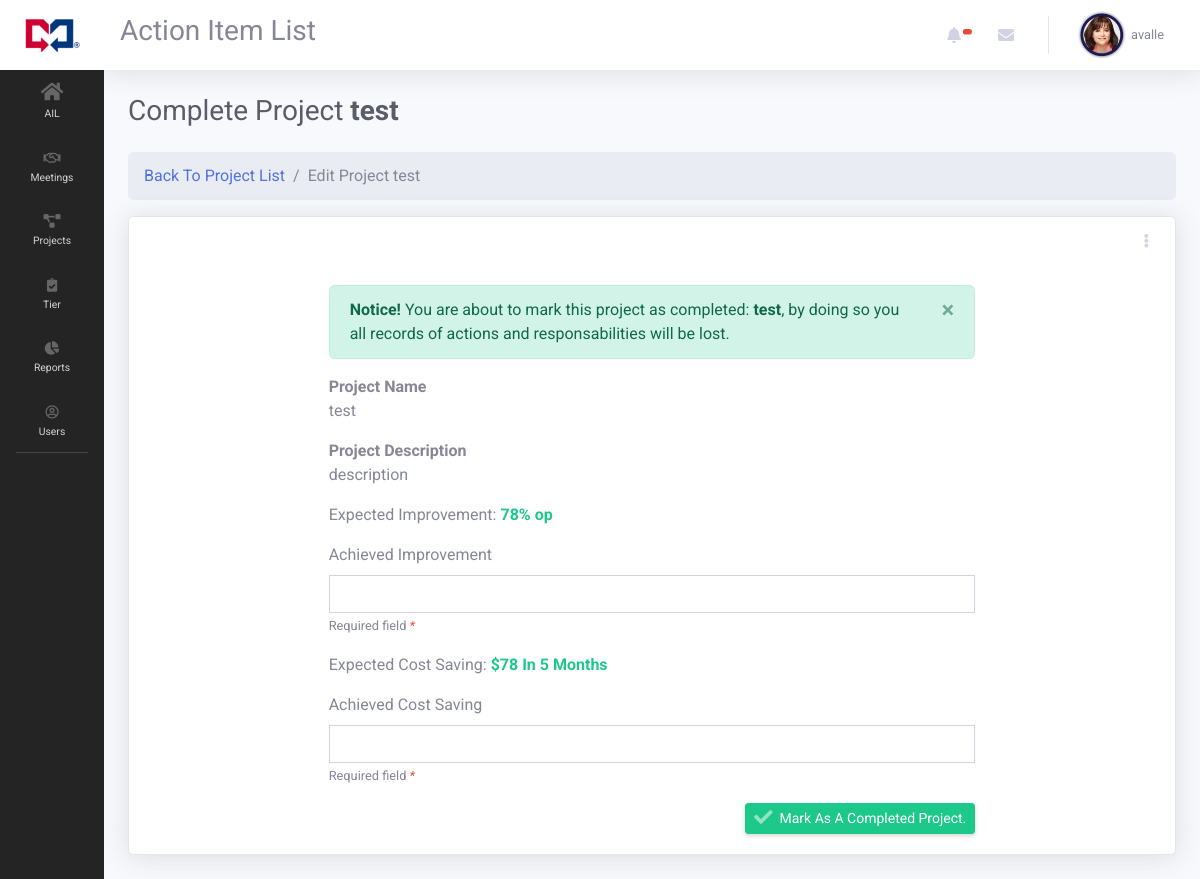
The app's page /index.php?page=project_complete&project_id=30 (signed in) with its own data.
### tables this page shows
CREATE TABLE `projects` (
  `project_id` int(11) NOT NULL,
  `lean` int(1) NOT NULL DEFAULT 0,
  `project_name` varchar(255) NOT NULL,
  `project_description` text NOT NULL,
  `project_department` int(11) NOT NULL,
  `project_owner` int(11) NOT NULL,
  `project_support` int(11) NOT NULL,
  `project_start_date` date NOT NULL,
  `project_promise_date` date NOT NULL,
  `project_end_date` date NOT NULL,
  `project_status` int(1) NOT NULL COMMENT '0 cancelled\r\n1 complete\r\n2 suspended',
  `project_active` int(1) NOT NULL DEFAULT 1,
  `project_complete` int(1) NOT NULL,
  `project_priority` int(2) NOT NULL DEFAULT 0,
  `project_type` varchar(255) NOT NULL,
  `improvement_oportunity` varchar(255) NOT NULL,
  `key_indicator_id` int(11) NOT NULL,
  `expected_improvement` float NOT NULL,
  `achieved_improvement` float NOT NULL,
  `expected_cost_saving` float NOT NULL,
  `achieved_cost_saving` float NOT NULL,
  `roi` float NOT NULL
);

### views/pages/projects/project_complete.php (the view, shortened to what this page needs)
<?php
$stmt = $connection->prepare("SELECT * FROM projects LEFT JOIN key_indicator ON projects.key_indicator_id = key_indicator.key_id WHERE project_id = ?");
$stmt->bind_param("i", $_GET['project_id']);
$stmt->execute();
$result = $stmt->get_result();
$row_data = $result->fetch_array();
?>
<h1 class="h3 mb-4 text-gray-800">Complete Project <b><?php echo $row_data['project_name']; ?></b></h1>
<nav aria-label="breadcrumb">
  <ol class="breadcrumb">
    <li class="breadcrumb-item"><a href="index.php?page=project_list">Back To Project List</a></li>
    <li class="breadcrumb-item active" aria-current="page">Edit Project <?php echo $row_data['project_name']; ?></li>
  </ol>
</nav>
<form method="POST" id="form-user" autocomplete="off" enctype="multipart/form-data">
<div class="row">
    <div class="col-lg-12 ">
        <div class="card shadow mb-4">
            <div class="card-header py-3 d-flex flex-row align-items-center justify-content-between">
                <div class="dropdown no-arrow">
                <a class="dropdown-toggle" href="#" role="button" id="dropdownMenuLink" data-toggle="dropdown" aria-haspopup="true" aria-expanded="false">
                    <i class="fas fa-ellipsis-v fa-sm fa-fw text-gray-400"></i>
                </a>
                </div>
            </div>
            <div id="profile-data" class="card-body">
                <div class="col-lg-8 offset-lg-2">
                <div class="alert alert-success alert-dismissible fade show" role="alert">
                    <strong>Notice!</strong> You are about to mark this project as completed: <b><?php echo $row_data['project_name'] ?></b>, by doing so you all records of actions and responsabilities will be lost.
                    <button type="button" class="close" data-dismiss="alert" aria-label="Close">
                        <span aria-hidden="true">&times;</span>
                    </button>
                </div>
                    <div class="form-group">
                        <b>Project Name</b><br>
                        <?php echo $row_data['project_name'] ?>
                    </div>
                    <div class="form-group">
                        <b>Project Description</b><br>
                        <?php echo $row_data['project_description'] ?>
                    </div>
                    <div class="form-group">
                        Expected Improvement: <b class="text-success"><?php echo $row_data['expected_improvement']; ?>% <?php echo $row_data['improvement_oportunity']; ?></b><br>
                    </div>
                    <div class="form-group">
                        <label>Achieved Improvement</label>
                        <input type="number"   class="form-control" name="achieved_improvement" />
                        <small>Required field <i class="text-danger">*</i></small>
                    </div>
                    <div class="form-group">
                        Expected Cost Saving: <b class="text-success">$<?php echo $row_data['expected_cost_saving']; ?> In <?php echo $row_data['roi']; ?> Months</b><br>
                    </div>
                    <div class="form-group">
                        <label>Achieved Cost Saving</label>
                        <input type="number"   class="form-control" name="achieved_cost_saving" />
                        <small>Required field <i class="text-danger">*</i></small>
                    </div>
                    <div class="form-group right">
                        <button style="float: right;" id="edit_profile1" name="complete_project" type="submit" class="d-none d-sm-inline-block btn btn-sm btn-success shadow-sm ">
                            <i class="fas fa-check fa-lg text-white-50"></i>&nbsp;&nbsp;Mark As A Completed Project.
                        </button>
                    </div>
                </div>
            </div>
        </div>
    </div>
</div>
</form>

### views/includes/header.php (style rules this page uses)
body { font-family: 'Roboto', sans-serif; }
.card-header { background-color: #fff; border-bottom: #fff; }
.form-control { border-radius: 0; }

### records on screen
projects: project_name "test", project_description "description", expected_improvement "78", improvement_oportunity "op", expected_cost_saving "78", roi "5"

### other values on screen
$_SESSION['quatroapp_user_name'] "avalle"
